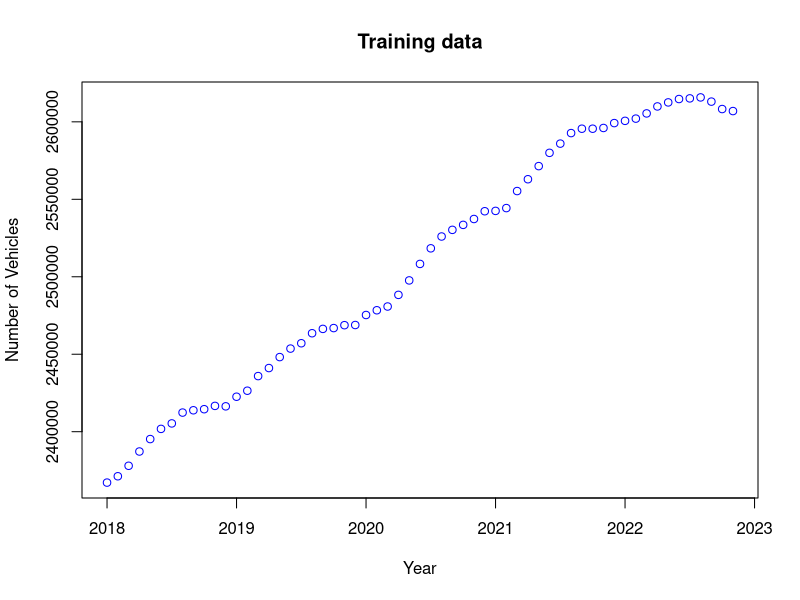
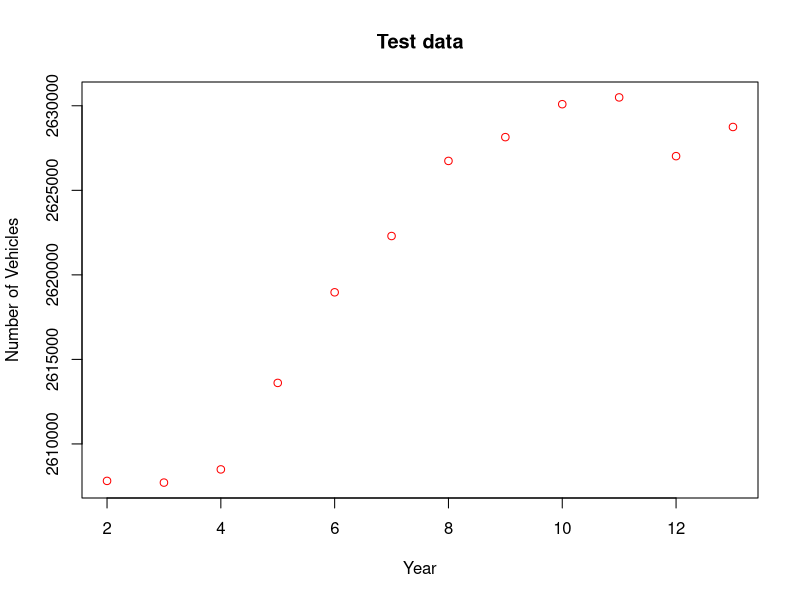
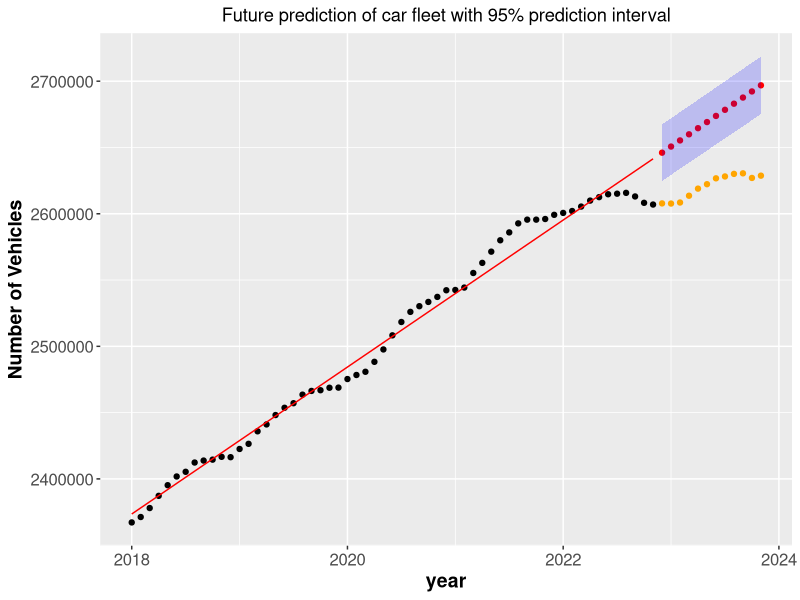
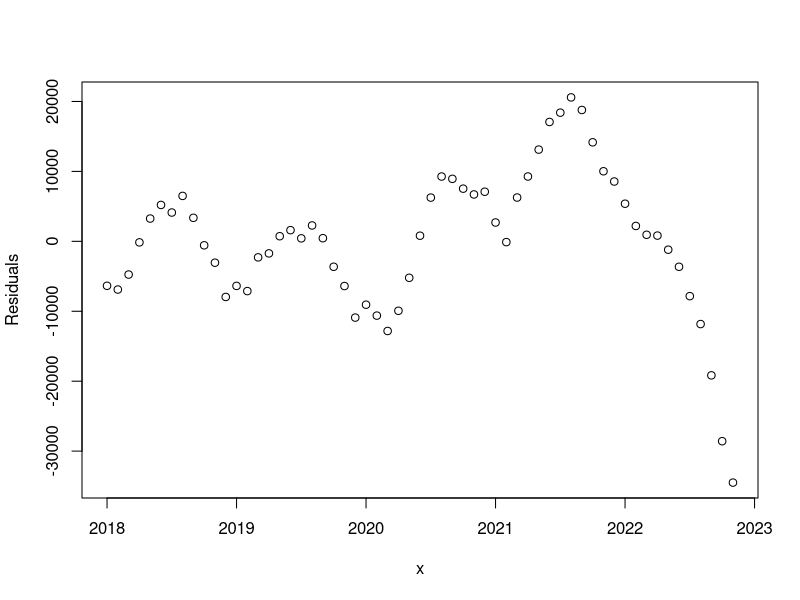
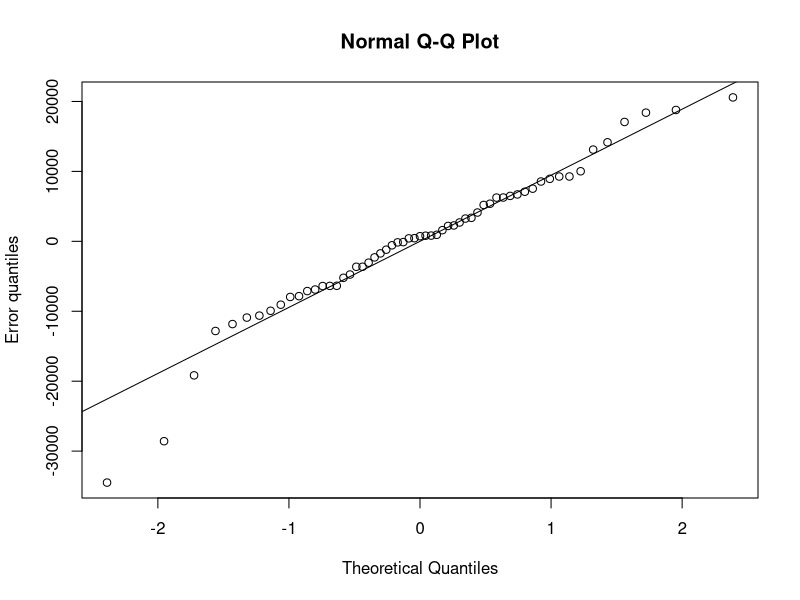
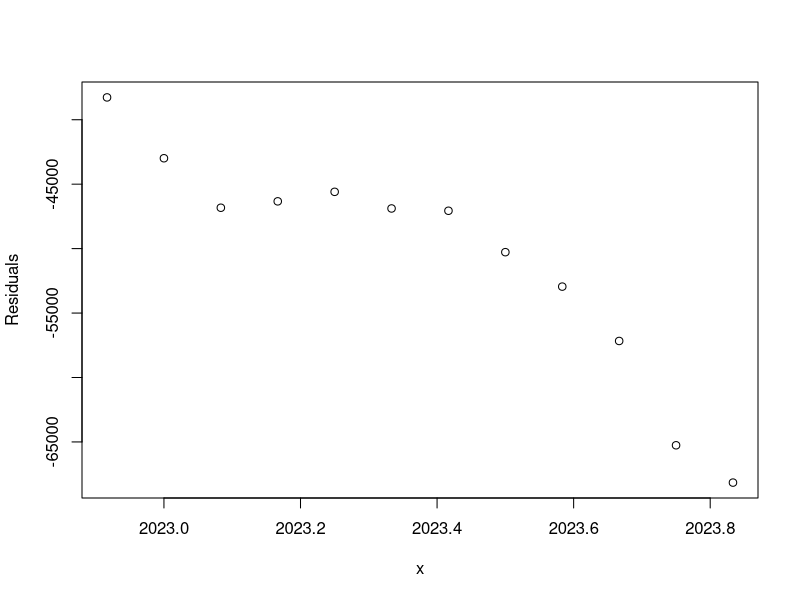
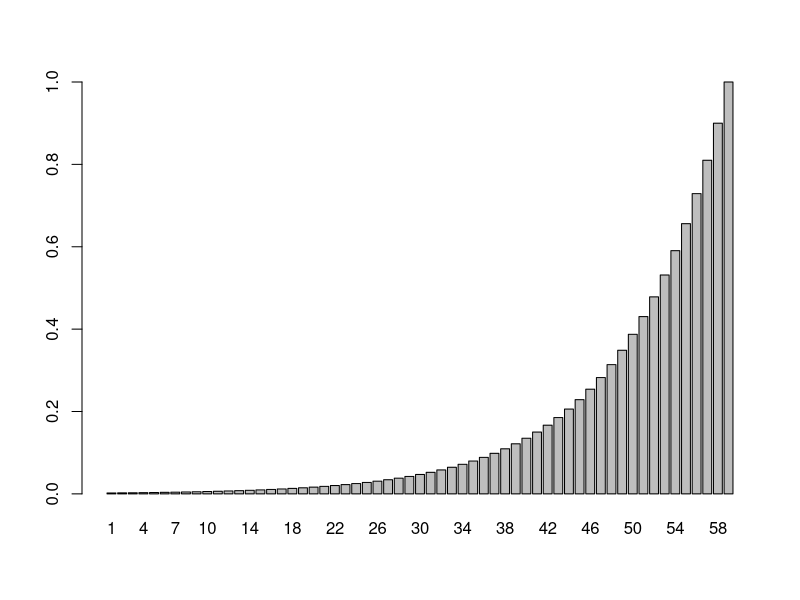
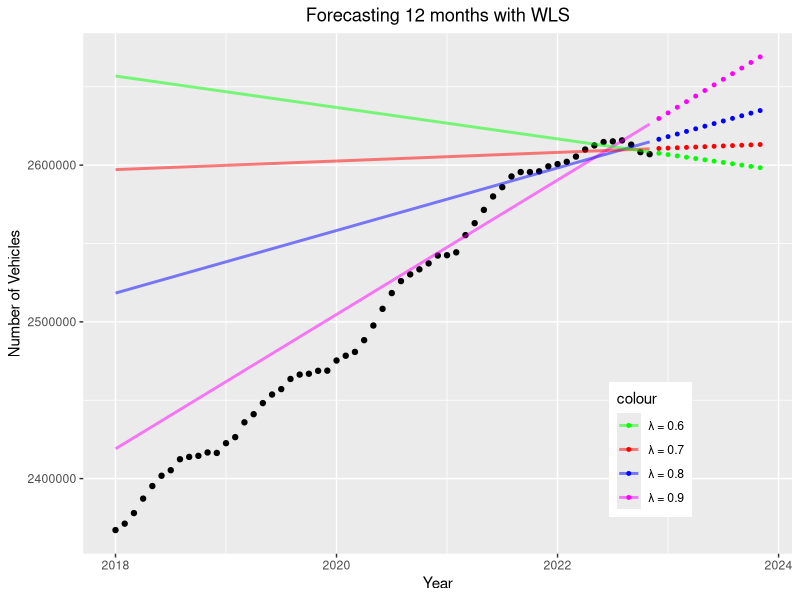

These figures' R source, in order: (Note: this script raises an error after producing the figures.)
# Required package to read excel
library("readxl")
library("ggplot2")

### DATA IMPORT ###
# Training Data
my_data <- read_excel("Assignment 1/DST_BIL54_train.xlsx")
# my_data <- read_excel("/Users/thomastrosborg/Desktop/Uni/Master/1. semester/Time Series Analysis/git/Assignment 1/DST_BIL54_train.xlsx")
n_train <- length(my_data)
train <- unlist(my_data[1, 2:n_train])
x <- seq(2018, 2022 + 10 / 12, by = 1 / 12)
n <- length(x)
y_train <- train

# Test Data
my_data <- read_excel("Assignment 1/DST_BIL54_test.xlsx")
# my_data <- read_excel("/Users/thomastrosborg/Desktop/Uni/Master/1. semester/Time Series Analysis/git/Assignment 1/DST_BIL54_test.xlsx")
n_test <- length(my_data)
test <- unlist(my_data[1, 2:n_test])


##### Q1 #####
plot(x, train, col = "blue", title("Training data"), xlab="Year", ylab="Number of Vehicles")

plot(2:n_test, test, col = "red", title("Test data"), xlab="Year", ylab="Number of Vehicles")




##### Q2 #####
# Q2.1
ones <- rep(1, length(x))
x_ols <- cbind(ones, x)
theta <- solve(t(x_ols) %*% x_ols) %*% t(x_ols) %*% train

y_hat <- x_ols %*% theta
#plot(x, y_hat, col = "blue", title("Training data - OLS estimate"))
print(theta)

# Error, squared errors and residual variance estimate
error <- train - y_hat
RSS_ols <- t(error) %*% error
sigma2 <- as.numeric(RSS_ols) / (n_train - length(theta))

# Variance and std of estimated errors
v_ols <- sigma2 * solve(t(x_ols) %*% x_ols)
s_ols <- sqrt(diag(v_ols))

# Make forecast for next 12 months
x_test <- seq(2022 + 11 / 12, 2023 + 10 / 12, by = 1 / 12)
x_forecast <- cbind(1, x_test)
y_forecast <- x_forecast %*% theta

# Confidence interval
alpha <- 0.05
vmatrix <- sigma2 * (1 + (x_forecast %*% solve(t(x_ols) %*% x_ols)) %*% t(x_forecast))

CI_lb <- y_forecast - qt(1 - alpha / 2, n_train - length(theta)) * sqrt(diag(vmatrix))
CI_ub <- y_forecast + qt(1 - alpha / 2, n_train - length(theta)) * sqrt(diag(vmatrix))

# Plot fitted model, training data, forecast and CI
df_train <- data.frame(year = x, y = train, y_hat = y_hat)
df_forecast <- data.frame(year = x_forecast[,2], y = test, yhat = y_forecast, CI_lb = CI_lb, CI_ub = CI_ub)


ggplot(df_train, aes(x = year, y=train), title("Prediction of car fleet")) +
  geom_point(col = "black") + 
  geom_line(aes(x = year, y=y_hat), col="red", size = 0.5) +
  geom_point(data = df_forecast, aes(x = year, y = yhat), col="red", size=1.5) +
  geom_point(data = df_forecast, aes(x = year, y = y), col="orange", size=1.5) +
  geom_ribbon(data=df_forecast, aes(x=year, ymin=CI_lb, ymax=CI_ub), inherit.aes=FALSE, alpha=0.2, fill="blue") +
  ggtitle("Future prediction of car fleet with 95% prediction interval") + ylab("Number of Vehicles") +
  theme(plot.title = element_text(hjust = 0.5), axis.text=element_text(size=12), axis.title=element_text(size=14,face="bold"))

# Residual of model on historic data, clearly not white noise
plot(x, error, ylab = "Residuals")

# QQ plot of residuals
qqnorm(error, ylab = "Error quantiles")
qqline(error)

# Test error, model overestimates car fleet
plot(x_forecast[, 2], test - y_forecast, ylab = "Residuals", xlab = "x")




##### Q3 #####

# 3.1
lambda <- 0.9
SIGMA_OLS <- diag(n)
SIGMA_WLS <- diag(n)
for (i in 1:n) {
  SIGMA_WLS[i,i] <- 1/lambda^(n-i)
}
print(SIGMA_WLS[55:59,55:59])
W_WLS <- solve(SIGMA_WLS)

# 3.2
weights <- lambda^((n-1):0)
# plot the weights:
barplot(weights, names=1:n)

# 3.3
print(sum(weights))

# 3.4
WLS <- solve(t(x_ols)%*%solve(SIGMA_WLS)%*%x_ols)%*%(t(x_ols)%*%solve(SIGMA_WLS)%*%y_train)
print(WLS)

# 3.5
y_wls <- x_test
lambdas <- c(0.9, 0.8, 0.7, 0.6)
df_forecast_wls <- data.frame(year = x_forecast[,2])
frame_names <- c('l09', 'l08', 'l07', 'l06')
df_forecast_wls[frame_names] <- NA

df_train[frame_names] <- NA

for (j in 1:length(lambdas)) {
  lambda = lambdas[j]
  for (i in 1:n) {
    SIGMA_WLS[i,i] <- 1/lambda^(n-i)
  }
  WLS <- solve(t(x_ols)%*%solve(SIGMA_WLS)%*%x_ols)%*%(t(x_ols)%*%solve(SIGMA_WLS)%*%y_train)
  y_pred <- x_forecast %*% WLS
  df_forecast_wls[frame_names[j]] <- y_pred
  df_train[frame_names[j]] <- x_ols %*% WLS
}

colors <- c("magenta", "blue", "red", "green")

ggplot(df_train, aes(x = year, y=train, colour='black')) +
  geom_point(col = "black") +
  geom_point(data=df_forecast_wls, aes(x=year, y=l09, colour="n9"), size=1)+
  geom_point(data=df_forecast_wls, aes(x=year, y=l08, colour="n8"), size=1)+
  geom_point(data=df_forecast_wls, aes(x=year, y=l07, colour="n7"), size=1)+
  geom_point(data=df_forecast_wls, aes(x=year, y=l06, colour="n6"), size=1)+
  geom_line(data=df_train, aes(x=year, y=l09, colour="n9"),linewidth=1, alpha=0.5)+
  geom_line(data=df_train, aes(x=year, y=l08, colour="n8"),linewidth=1, alpha=0.5)+
  geom_line(data=df_train, aes(x=year, y=l07, colour="n7"),linewidth=1, alpha=0.5)+
  geom_line(data=df_train, aes(x=year, y=l06, colour="n6"),linewidth=1, alpha=0.5)+
  theme(legend.position = c(0.8, 0.2), plot.title = element_text(hjust = 0.5)) +
  scale_color_manual(values = c(n9 = colors[1], n8 = colors[2], n7 = colors[3], n6 = colors[4]),
                     labels = c(n9 = "\u03bb = 0.9", n8 = "\u03bb = 0.8", n7 = "\u03bb = 0.7", n6 = "\u03bb = 0.6")) +
  labs(y= "Number of Vehicles", x = "Year", title = "Forecasting 12 months with WLS")
  
# 3.6


##### Q4 #####

# 4.1 
f <- function(j) rbind(1, j)
L <- matrix(c(1.,0., 1.,1.),
            byrow=TRUE, nrow=2)
Linv <- solve(L) 

# 4.2
i <- 1
F_N <-  (lambda^0) * f(0)%*%t(f(0))
h_N <-  (lambda^0) * f(0) * y_train[i]

# 4.3
# Using λ = 0.9 update FN and hN recursively and provide F10 and h10. We will 
# not calculate predictions for these first 10 steps.
lambda <- 0.9
for (i in 2:10){
  F_N <- F_N + lambda^(i-1) * f(-(i-1)) %*% t(f(-(i-1)))  
  h_N <- lambda * Linv %*% h_N + f(0)*y_train[i]
  theta_N <- solve(F_N) %*% h_N
  
  yhat_N <- t(f(-(i-1):(59-i))) %*% theta_N
  plot_N <- ggplot(df_train, aes(x=year, y=y)) +
    geom_point() + 
    geom_point(data=df_train[1:i,], col="blue") + 
    geom_line(data=df_train[1:i,], aes(y=yhat_N[1:i]), col="blue") +
    #geom_line(aes(y=yhat_ols), col="red", linetype=2) + 
    #xlim(1980, 2005) + ylim(0,5.5) + 
    ggtitle(paste0("N = ", i))
  
  print(plot_N)
}

# 4.4
# Now update the model recursively up to F59 and h59, while also calculating predictions at each
# step. You should calculate predictions for 1 month ahead, 6 months ahead and 12 months ahead.
for (i in 11:59){
  F_N <- F_N + lambda^(i-1) * f(-(i-1)) %*% t(f(-(i-1)))  
  h_N <- lambda * Linv %*% h_N + f(0) * y[i] # y not found
  theta_N <- solve(F_N) %*% h_N
  
  yhat_N <- t(f(-(i-1):(59-i))) %*% theta_N
  ypred_1 <- t(f(1:2)) %*% theta_N
  ypred_6 <- t(f(1:6)) %*% theta_N
  ypred_12 <- t(f(1:12)) %*% theta_N
  
  plot_N <- ggplot(df_train, aes(x=year, y=y)) +
    geom_point() + 
    geom_point(data=df_train[1:i,], col="blue") + 
    geom_line(data=df_train[1:i,], aes(y=yhat_N[1:i]), col="blue") +
    
    #geom_line(aes(y=yhat_ols), col="red", linetype=2) + 
    #xlim(1980, 2005) + ylim(0,5.5) + 
    ggtitle(paste0("N = ", i))
  
  print(plot_N)
  
}
